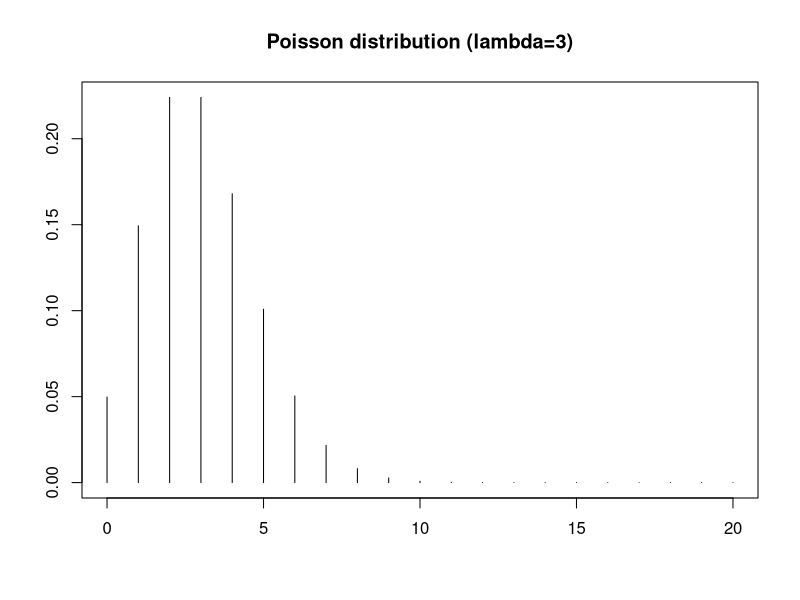

Generate this figure with R:

#' Poisson Distribution
#'   P(X=k) = lambda^k / factorial(k) * exp(-lambda)

n=20
x=0:n
lambda = 3
y=sapply(x, function(k) lambda^k / factorial(k) * exp(-lambda))

par(mfrow=c(1,1))
plot(c(), xlab='', ylab='', ylim=c(0,max(y)), xlim=c(0,n),
     main=sprintf('Poisson distribution (lambda=%d)', lambda),)
for (i in 1:length(x)) {
  lines(c(x[i], x[i]), c(0, y[i]))
}
